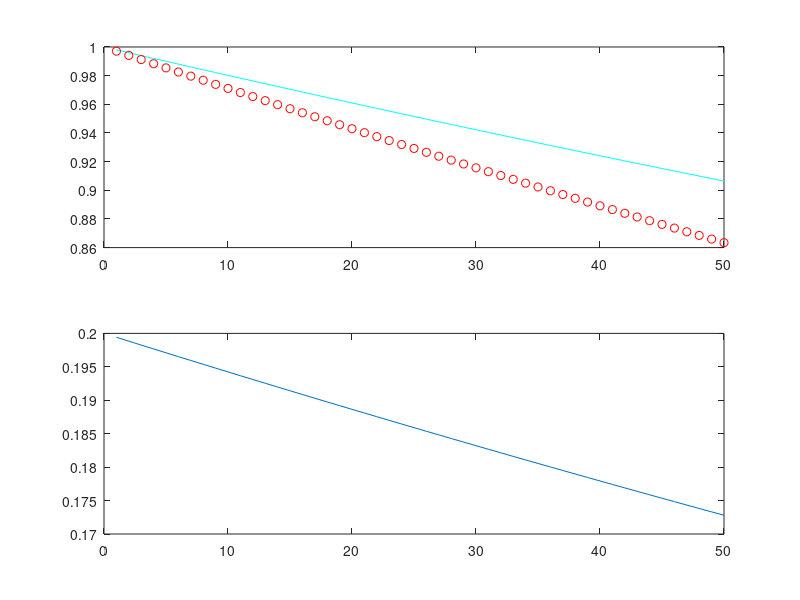

Recreate this plot in MATLAB.

N = 100;
a = 50*rand(N,1)+10;
b = zeros(N,2);
b(:, 2) = 1;
% t = linspace(0,simulation_time,simulation_time/step_time+1)';
% P_faultttt  = zeros(simulation_time*2,2);
% P_faultttt(:, 1) = linspace(0,simulation_time,simulation_time/step_time+1)';
% P_faultttt(:, 2) = 100*rand(simulation_time*2,1);
% A = linspace(0,simulation_time,simulation_time/step_time+1)'; 
% B = 100*rand(simulation_time*2+1,1);
% P_faulttt = [A B];
% Daddy = [linspace(0,simulation_time,simulation_time/step_time+1)' 100*rand(simulation_time*2+1,1)];
% sssum = size(simulation_results.DAN.Data);
% ts = timeseries(Daddy, linspace(0,simulation_time,simulation_time/step_time+1)');
% dad = 100*rand(1);
% e = 0.5*randi(2*(30-10), 5)+10;
% f = randn(1)*(20)+278;
% j = 2*((simulation_time-f1.duration)-fault_start_time);
% k = 2*((simulation_time/fault_count-f1.duration)-fault_start_time);
% fx = linspace(1,30, 30);
% fmean = mean(f);
% % plot(fx,f);
%     d_rand_var = 100*rand(4,1);
%     d_prob = 1;
%     d_table = [d_rand_var(1)<d_prob;d_rand_var(2)<d_prob;d_rand_var(3)<d_prob;d_rand_var(4)<d_prob];
Ca0 = 0.2;
k_rate = 0.002923; 
dur = 50;
t_test = linspace(1, dur, dur);
Ca = exp(log(Ca0)-k_rate.*t_test);
Caoarr = (zeros(dur, 1) + Ca0)';
Cp = Caoarr - Ca;
ext_eff = (-100.*Cp.*0.146)./(4.244)+1;
strip_eff = (-100.*Cp.*0.088)./(1.752)+1;
subplot(2,1,1)
plot(t_test, ext_eff, '-c', t_test, strip_eff, 'ro');
subplot(2,1,2)
plot(t_test, Ca);